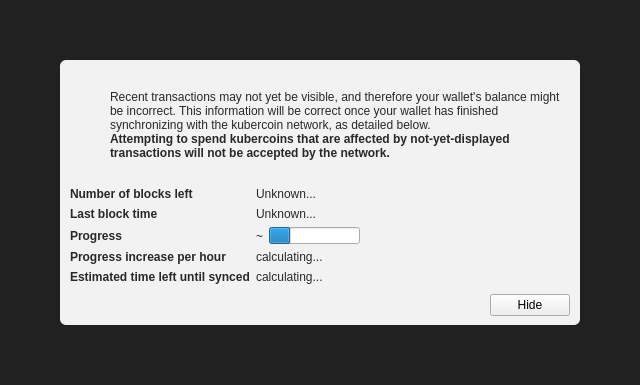
<?xml version="1.0" encoding="UTF-8"?>
<ui version="4.0">
 <class>ModalOverlay</class>
 <widget class="ModalOverlay" name="ModalOverlay">
  <property name="geometry">
   <rect>
    <x>0</x>
    <y>0</y>
    <width>640</width>
    <height>385</height>
   </rect>
  </property>
  <property name="windowTitle">
   <string>Form</string>
  </property>
  <layout class="QVBoxLayout" name="verticalLayout" stretch="0">
   <property name="sizeConstraint">
    <enum>QLayout::SetDefaultConstraint</enum>
   </property>
   <property name="leftMargin">
    <number>0</number>
   </property>
   <property name="topMargin">
    <number>0</number>
   </property>
   <property name="rightMargin">
    <number>0</number>
   </property>
   <property name="bottomMargin">
    <number>0</number>
   </property>
   <item>
    <widget class="QWidget" name="bgWidget" native="true">
     <property name="styleSheet">
      <string notr="true">#bgWidget { background: rgba(0,0,0,220); }</string>
     </property>
     <layout class="QVBoxLayout" name="verticalLayoutMain" stretch="1">
      <property name="leftMargin">
       <number>60</number>
      </property>
      <property name="topMargin">
       <number>60</number>
      </property>
      <property name="rightMargin">
       <number>60</number>
      </property>
      <property name="bottomMargin">
       <number>60</number>
      </property>
      <item>
       <widget class="QWidget" name="contentWidget" native="true">
        <property name="styleSheet">
         <string notr="true">#contentWidget { background: rgba(255,255,255,240); border-radius: 6px; }

QLabel { color: rgb(40,40,40);  }</string>
        </property>
        <layout class="QVBoxLayout" name="verticalLayoutSub" stretch="1,0,0,0">
         <property name="spacing">
          <number>0</number>
         </property>
         <property name="leftMargin">
          <number>10</number>
         </property>
         <property name="topMargin">
          <number>10</number>
         </property>
         <property name="rightMargin">
          <number>10</number>
         </property>
         <property name="bottomMargin">
          <number>10</number>
         </property>
         <item>
          <layout class="QHBoxLayout" name="horizontalLayoutIconText" stretch="0,1">
           <property name="topMargin">
            <number>20</number>
           </property>
           <item>
            <layout class="QVBoxLayout" name="verticalLayoutIcon">
             <property name="leftMargin">
              <number>0</number>
             </property>
             <item>
              <widget class="QPushButton" name="warningIcon">
               <property name="enabled">
                <bool>false</bool>
               </property>
               <property name="text">
                <string/>
               </property>
               <property name="icon">
                <iconset>
                 <normaloff>:/icons/warning</normaloff>
                 <disabledoff>:/icons/warning</disabledoff>:/icons/warning</iconset>
               </property>
               <property name="iconSize">
                <size>
                 <width>48</width>
                 <height>48</height>
                </size>
               </property>
               <property name="flat">
                <bool>true</bool>
               </property>
              </widget>
             </item>
             <item>
              <spacer name="verticalSpacerWarningIcon">
               <property name="orientation">
                <enum>Qt::Vertical</enum>
               </property>
               <property name="sizeHint" stdset="0">
                <size>
                 <width>20</width>
                 <height>40</height>
                </size>
               </property>
              </spacer>
             </item>
            </layout>
           </item>
           <item>
            <layout class="QVBoxLayout" name="verticalLayoutInfoText">
             <property name="leftMargin">
              <number>0</number>
             </property>
             <property name="topMargin">
              <number>0</number>
             </property>
             <item>
              <widget class="QLabel" name="infoText">
               <property name="text">
                <string>Recent transactions may not yet be visible, and therefore your wallet's balance might be incorrect. This information will be correct once your wallet has finished synchronizing with the kubercoin network, as detailed below.</string>
               </property>
               <property name="textFormat">
                <enum>Qt::RichText</enum>
               </property>
               <property name="wordWrap">
                <bool>true</bool>
               </property>
              </widget>
             </item>
             <item>
              <widget class="QLabel" name="infoTextStrong">
               <property name="font">
                <font>
                 <weight>75</weight>
                 <bold>true</bold>
                </font>
               </property>
               <property name="text">
                <string>Attempting to spend kubercoins that are affected by not-yet-displayed transactions will not be accepted by the network.</string>
               </property>
               <property name="textFormat">
                <enum>Qt::RichText</enum>
               </property>
               <property name="wordWrap">
                <bool>true</bool>
               </property>
              </widget>
             </item>
             <item>
              <spacer name="verticalSpacerInTextSpace">
               <property name="orientation">
                <enum>Qt::Vertical</enum>
               </property>
               <property name="sizeHint" stdset="0">
                <size>
                 <width>20</width>
                 <height>40</height>
                </size>
               </property>
              </spacer>
             </item>
            </layout>
           </item>
          </layout>
         </item>
         <item>
          <spacer name="verticalSpacerAfterText">
           <property name="orientation">
            <enum>Qt::Vertical</enum>
           </property>
           <property name="sizeHint" stdset="0">
            <size>
             <width>20</width>
             <height>40</height>
            </size>
           </property>
          </spacer>
         </item>
         <item>
          <layout class="QFormLayout" name="formLayout">
           <property name="fieldGrowthPolicy">
            <enum>QFormLayout::FieldsStayAtSizeHint</enum>
           </property>
           <property name="horizontalSpacing">
            <number>6</number>
           </property>
           <property name="verticalSpacing">
            <number>6</number>
           </property>
           <property name="topMargin">
            <number>10</number>
           </property>
           <item row="0" column="0">
            <widget class="QLabel" name="labelNumberOfBlocksLeft">
             <property name="font">
              <font>
               <weight>75</weight>
               <bold>true</bold>
              </font>
             </property>
             <property name="text">
              <string>Number of blocks left</string>
             </property>
            </widget>
           </item>
           <item row="0" column="1">
            <widget class="QLabel" name="numberOfBlocksLeft">
             <property name="text">
              <string>Unknown...</string>
             </property>
            </widget>
           </item>
           <item row="1" column="0">
            <widget class="QLabel" name="labelLastBlockTime">
             <property name="font">
              <font>
               <weight>75</weight>
               <bold>true</bold>
              </font>
             </property>
             <property name="text">
              <string>Last block time</string>
             </property>
            </widget>
           </item>
           <item row="1" column="1">
            <widget class="QLabel" name="newestBlockDate">
             <property name="sizePolicy">
              <sizepolicy hsizetype="Maximum" vsizetype="Preferred">
               <horstretch>0</horstretch>
               <verstretch>0</verstretch>
              </sizepolicy>
             </property>
             <property name="text">
              <string>Unknown...</string>
             </property>
            </widget>
           </item>
           <item row="2" column="0">
            <widget class="QLabel" name="labelSyncDone">
             <property name="font">
              <font>
               <weight>75</weight>
               <bold>true</bold>
              </font>
             </property>
             <property name="text">
              <string>Progress</string>
             </property>
            </widget>
           </item>
           <item row="2" column="1">
            <layout class="QHBoxLayout" name="horizontalLayoutSync" stretch="0,1">
             <item>
              <widget class="QLabel" name="percentageProgress">
               <property name="text">
                <string notr="true">~</string>
               </property>
              </widget>
             </item>
             <item>
              <widget class="QProgressBar" name="progressBar">
               <property name="value">
                <number>24</number>
               </property>
               <property name="format">
                <string/>
               </property>
              </widget>
             </item>
            </layout>
           </item>
           <item row="4" column="0">
            <widget class="QLabel" name="labelProgressIncrease">
             <property name="font">
              <font>
               <weight>75</weight>
               <bold>true</bold>
              </font>
             </property>
             <property name="text">
              <string>Progress increase per hour</string>
             </property>
            </widget>
           </item>
           <item row="4" column="1">
            <widget class="QLabel" name="progressIncreasePerH">
             <property name="text">
              <string>calculating...</string>
             </property>
            </widget>
           </item>
           <item row="5" column="0">
            <widget class="QLabel" name="labelEstimatedTimeLeft">
             <property name="font">
              <font>
               <weight>75</weight>
               <bold>true</bold>
              </font>
             </property>
             <property name="text">
              <string>Estimated time left until synced</string>
             </property>
            </widget>
           </item>
           <item row="5" column="1">
            <widget class="QLabel" name="expectedTimeLeft">
             <property name="text">
              <string>calculating...</string>
             </property>
            </widget>
           </item>
          </layout>
         </item>
         <item>
          <layout class="QHBoxLayout" name="horizontalLayoutButtons">
           <property name="leftMargin">
            <number>10</number>
           </property>
           <property name="topMargin">
            <number>10</number>
           </property>
           <item>
            <spacer name="horizontalSpacer">
             <property name="orientation">
              <enum>Qt::Horizontal</enum>
             </property>
             <property name="sizeHint" stdset="0">
              <size>
               <width>40</width>
               <height>20</height>
              </size>
             </property>
            </spacer>
           </item>
           <item>
            <widget class="QPushButton" name="closeButton">
             <property name="text">
              <string>Hide</string>
             </property>
            </widget>
           </item>
          </layout>
         </item>
        </layout>
       </widget>
      </item>
     </layout>
    </widget>
   </item>
  </layout>
 </widget>
 <customwidgets>
  <customwidget>
   <class>ModalOverlay</class>
   <extends>QWidget</extends>
   <header>modaloverlay.h</header>
   <container>1</container>
  </customwidget>
 </customwidgets>
 <resources/>
 <connections/>
</ui>
